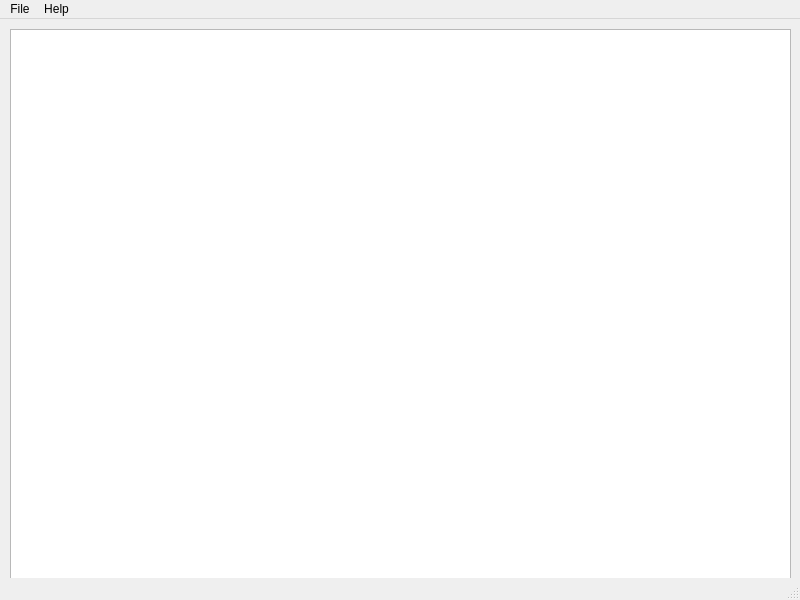
<?xml version="1.0" encoding="UTF-8"?>

<!--Copyright (C) 2022 Aleksandr Migunov

This program is free software; you can redistribute it and/or modify
it under the terms of the GNU General Public License as published by
the Free Software Foundation; either version 3 of the License, or
(at your option) any later version.

This program is distributed in the hope that it will be useful,
but WITHOUT ANY WARRANTY; without even the implied warranty of
MERCHANTABILITY or FITNESS FOR A PARTICULAR PURPOSE.  See the
GNU General Public License for more details.
  
You should have received a copy of the GNU General Public License
along with this program. If not, see <https://www.gnu.org/licenses/>.-->

<ui version="4.0">
 <class>MainWindow</class>
 <widget class="QMainWindow" name="MainWindow">
  <property name="geometry">
   <rect>
    <x>0</x>
    <y>0</y>
    <width>800</width>
    <height>600</height>
   </rect>
  </property>
  <property name="windowTitle">
   <string>Encoding Converter in Python with PySide</string>
  </property>
  <widget class="QWidget" name="centralwidget">
   <widget class="QWidget" name="">
    <property name="geometry">
     <rect>
      <x>10</x>
      <y>10</y>
      <width>781</width>
      <height>571</height>
     </rect>
    </property>
    <layout class="QHBoxLayout" name="horizontalLayout">
     <item>
      <widget class="QTextEdit" name="textEdit"/>
     </item>
    </layout>
   </widget>
  </widget>
  <widget class="QMenuBar" name="menubar">
   <property name="geometry">
    <rect>
     <x>0</x>
     <y>0</y>
     <width>800</width>
     <height>27</height>
    </rect>
   </property>
   <widget class="QMenu" name="menuFile">
    <property name="title">
     <string>File</string>
    </property>
    <addaction name="actionNew"/>
    <addaction name="actionOpen"/>
    <addaction name="actionEncoding"/>
    <addaction name="actionSave"/>
    <addaction name="actionSave_As"/>
    <addaction name="actionClose"/>
    <addaction name="actionExit"/>
   </widget>
   <widget class="QMenu" name="menuHelp">
    <property name="title">
     <string>Help</string>
    </property>
    <addaction name="actionAbout"/>
    <addaction name="actionAbout_Qt"/>
   </widget>
   <addaction name="menuFile"/>
   <addaction name="menuHelp"/>
  </widget>
  <widget class="QStatusBar" name="statusbar"/>
  <action name="actionNew">
   <property name="text">
    <string>New</string>
   </property>
  </action>
  <action name="actionOpen">
   <property name="text">
    <string>Open</string>
   </property>
  </action>
  <action name="actionSave_As">
   <property name="text">
    <string>Save As</string>
   </property>
  </action>
  <action name="actionClose">
   <property name="text">
    <string>Close</string>
   </property>
  </action>
  <action name="actionExit">
   <property name="text">
    <string>Exit</string>
   </property>
  </action>
  <action name="actionEncoding">
   <property name="text">
    <string>Encoding</string>
   </property>
  </action>
  <action name="actionSave">
   <property name="text">
    <string>Save</string>
   </property>
  </action>
  <action name="actionAbout">
   <property name="text">
    <string>About</string>
   </property>
  </action>
  <action name="actionAbout_Qt">
   <property name="text">
    <string>About Qt</string>
   </property>
  </action>
 </widget>
 <resources/>
 <connections/>
</ui>
